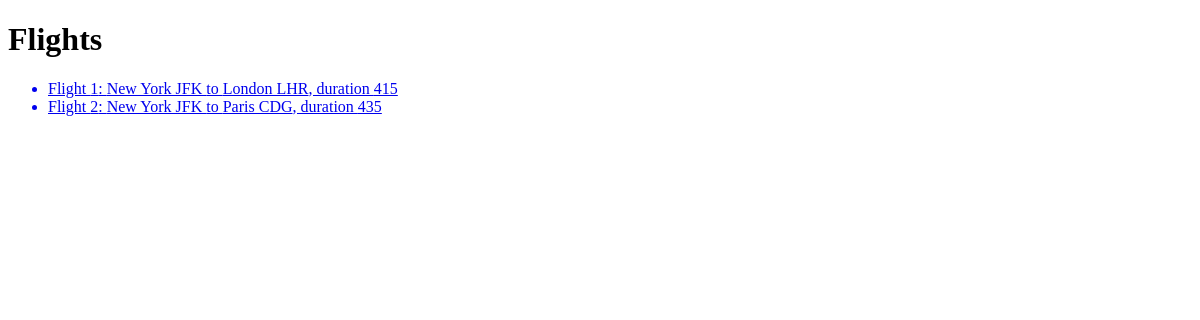
Before: /flights/ with the older database file.
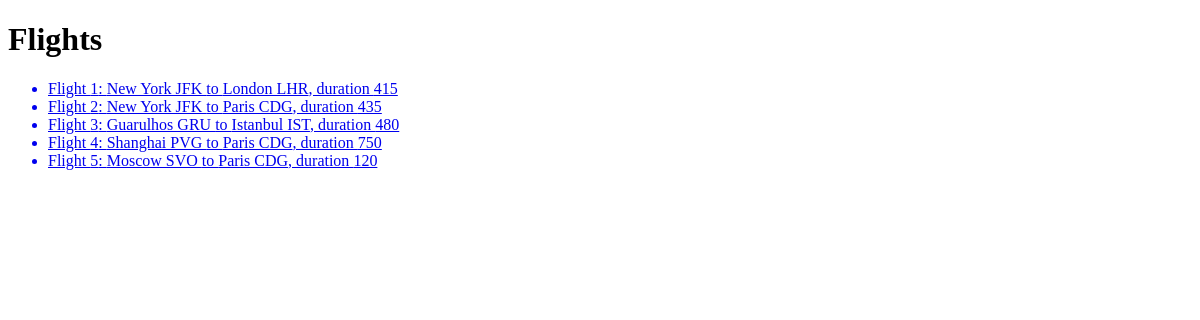
After: the same page with the newer database file.
### flights/models.py (models this page shows, shortened)
class Flight(models.Model):
    origin = models.ForeignKey(Airport, on_delete=models.CASCADE, related_name="departures")
    destination = models.ForeignKey(Airport, on_delete=models.CASCADE, related_name="arrivals")
    duration = models.IntegerField()

class Airport(models.Model):
    code = models.CharField(max_length=3)
    city = models.CharField(max_length=64)
    def __str__(self):
        return f"{self.city} {self.code}"

### flights/views.py (the view)
# urls.py: path("", views.index, name="index"),
def index(request):
    return render(request, "flights/index.html",{
        "flights": Flight.objects.all()
    })

### flights/templates/flights/index.html
{%extends "flights/layout.html"%}
{%block body%}
    <h1>Flights</h1>
    <ul>
        {% for flight in flights %}
            <a href="{% url 'flight' flight.id%}">
            <li>Flight {{ flight.id }}: {{ flight.origin }} to {{ flight.destination }}, duration {{flight.duration}}</li>
            </a>
        {% endfor %}
    </ul>
{%endblock%}

### flights/templates/flights/layout.html (shortened to what this page needs)
<!DOCTYPE html>
<html lang="en">
    <head>
    </head>
    <body>
    {%block body%}
    {%endblock%}
    </body>
</html>

Changed rows visible on the page:
added Flight: id "3", origin "Guarulhos GRU", destination "Istanbul IST", duration "480"
added Flight: id "4", origin "Shanghai PVG", destination "Paris CDG", duration "750"
added Flight: id "5", origin "Moscow SVO", destination "Paris CDG", duration "120"
